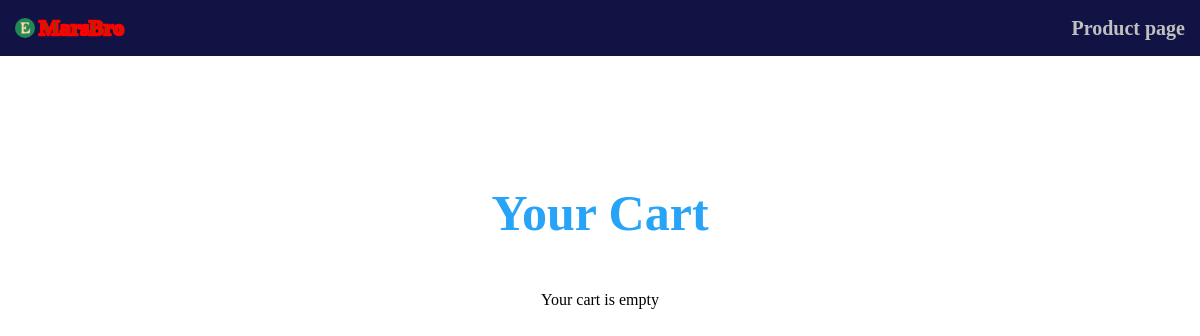
Before: /shop/cart/ (signed in) with the older database file.
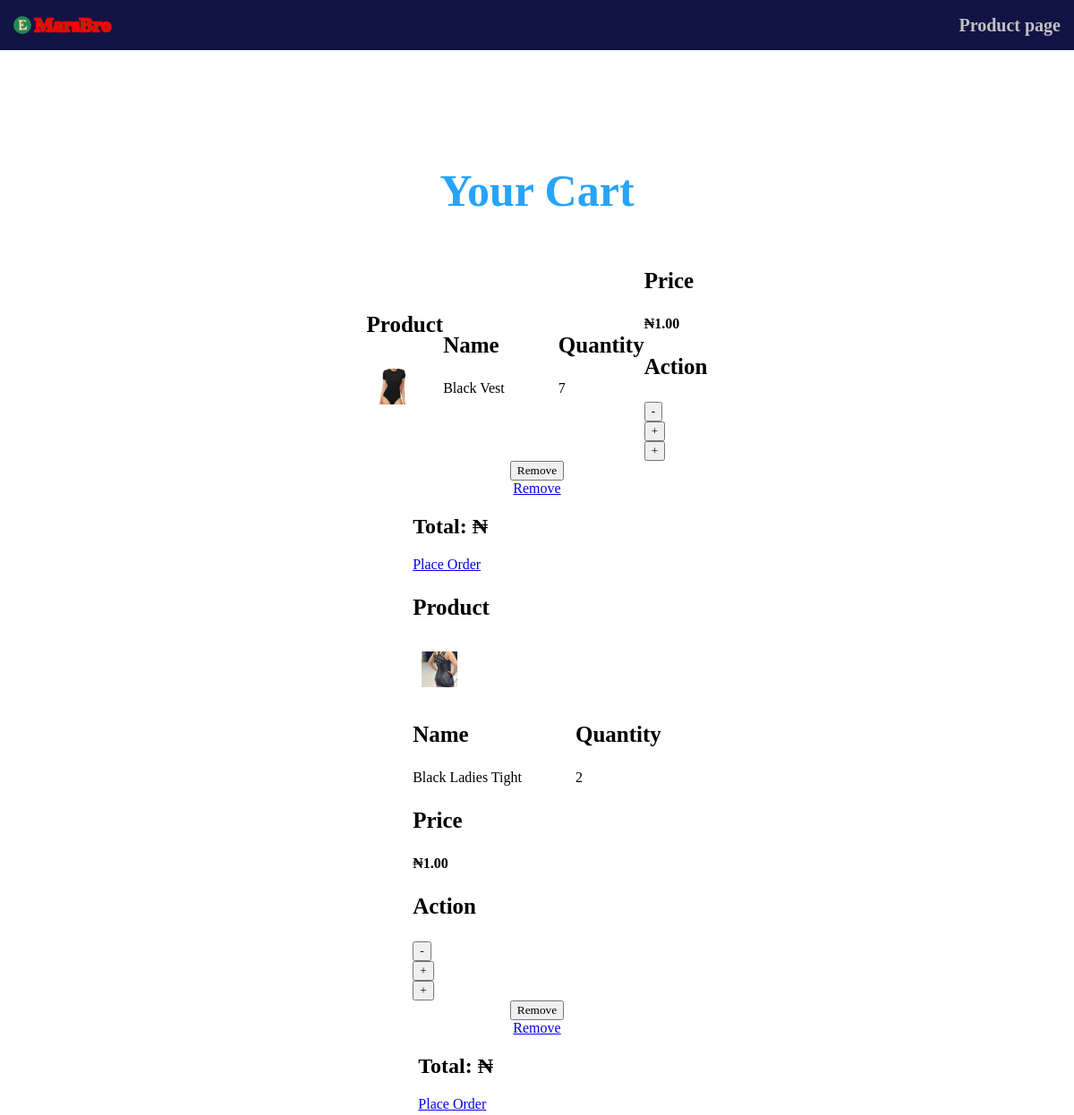
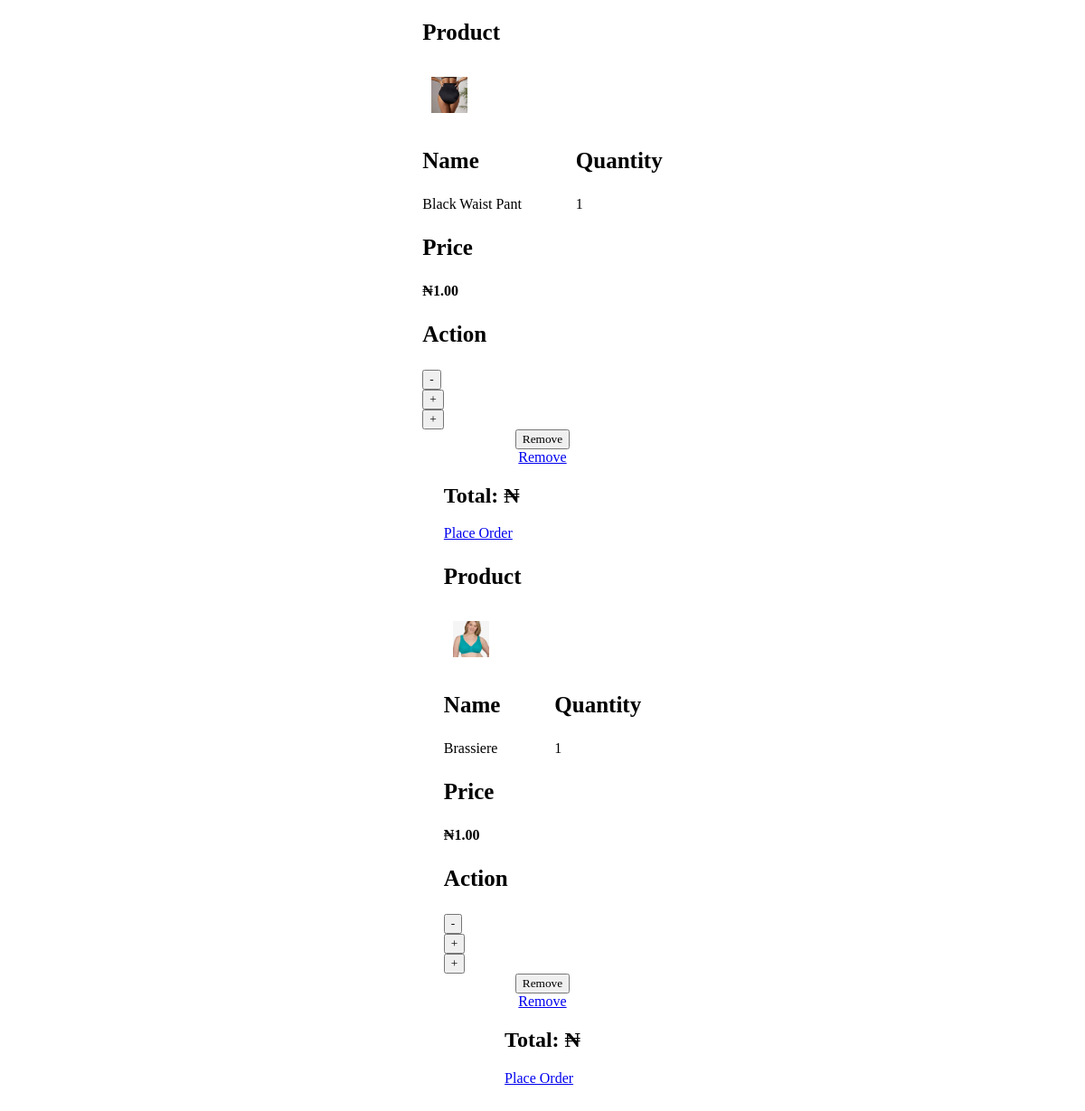
After: the same page with the newer database file (2 pictures, top to bottom).
### shop/models.py (models this page shows, shortened)
class CartItem(models.Model):
    cart = models.ForeignKey(Cart, on_delete=models.CASCADE, related_name='items', )
    product = models.ForeignKey(Products, related_name='cart_items', on_delete=models.CASCADE)
    quantity = models.PositiveIntegerField(default=1)
    total_price = models.DecimalField(max_digits=10, decimal_places=2, default=True)
    date = models.DateTimeField(auto_now_add=True)
    class Meta:
        unique_together = ('cart', 'product')

class Products(models.Model):
    category = models.ForeignKey(Category, on_delete=models.CASCADE, related_name='products')
    owner = models.ForeignKey(
        settings.AUTH_USER_MODEL,
        on_delete=models.CASCADE,
        related_name="products"
    )
    subcategory = models.ForeignKey(
        SubCategory,
        on_delete=models.SET_NULL,
        null=True,
        blank=True,
        related_name="products"
    )
    name = models.CharField(max_length=255, default='')
    product_image = models.ImageField(upload_to='upload', validators=[validationRules])
    price = models.DecimalField(max_digits=10, decimal_places=2)
    stock = models.PositiveIntegerField()
    slug = models.SlugField(max_length=255)
    brand = models.CharField(max_length=100)
    available = models.BooleanField(default=True)
    discount = models.DecimalField(max_digits=5, decimal_places=2, default=0)
    desc = models.TextField(max_length=255)
    date = models.DateTimeField(auto_now_add=True)
    updated = models.DateTimeField(auto_now=True)
    average_rating = models.DecimalField(max_digits=3, decimal_places=2, default=0)
    class Meta:
        verbose_name_plural = "Products"

### shop/views.py (the view)
# urls.py: path('cart/', views.cart_view, name='cart'),
@login_required(login_url='login')
def cart_view(request):
    cart_items, _ = Cart.objects.get_or_create(user=request.user)
    total_price = sum(item.product.price * item.quantity for item in cart_items.items.all())
    return render(request, 'context/cart.html', {
        'cart_items': cart_items,
        'total_price': total_price,
        'cart_count': cart_items.items.count()
    })

### shop/templates/context/cart.html (shortened to what this page needs)
<!doctype html>
{% load cart_tags %}
<html lang="en">
  {% load static %}
  <head>
    <link rel="stylesheet" href="{% static 'css/index.css' %}" />
  </head>
  <body>
    {% block content %}
    <header class="header">
      <a href="" class="myLogo">
        <img src="{% static 'images/favicon3.ico' %}" alt="" />
        <span class="">MarsBro</span>
      </a>
      <div class="cart_product_link">
        <a href="{% url 'products' %}">Product page</a>
      </div>
    </header>
    <div class="carts">
      <div class="cart-urs">
        <h1 class="text-2xl font-bold mb-4">Your Cart</h1>
      </div>
      {% if cart_items.items.all %}
      <div class="cart_container">
        {% for item in cart_items.items.all %}
        <div class="cart_images">
          <h3>Product</h3>
          <span class="cart_product_image">
            <img src="{{ item.product.product_image.url }}" alt="" />
          </span>
        </div>
        <div class="cart_product_name_quantity">
          <div class="cart_product_name">
            <h3>Name</h3>
            <td class="p-3">{{ item.product.name }}</td>
          </div>
          <div class="cart_product_quantity">
            <h3>Quantity</h3>
            <span
              class="decrease_increase_quantity_btn"
              id="quantity-{{ product.id }}"
            >
              {{ item.quantity }}
            </span>
          </div>
        </div>
        <div class="">
          <div class="">
            <h3>Price</h3>
            <strong class="">₦{{ item.total_price }}</strong>
          </div>
          <div class="">
            <h3>Action</h3>
            <div class="">
              <form
                id="cart-item"
                action="{% url 'decrease_quantity' item.product_id%}"
                method="GET"
              >
                <button type="button" class="decrement_btn" id="">-</button>
              </form>
              <form
                id="cart-item"
                action="{% url 'increase_quantity' item.product_id %}"
                method="GET"
              >
                <button type="button" class="" id="">+</button>
              </form>
              <button onclick="increaseQuantity('{{ product.id }}')">+</button>
            </div>
          </div>
        </div>
      </div>
      <button id="remove-cart-item">Remove</button>
      <a
        href="{% url 'remove_from_cart' item.product_id %}"
        class="text-red-500"
        >Remove</a
      >
      <div class="">
        <div class="mt-4 flex justify-between">
          <h2 class="text-xl font-bold">
            Total: ₦{{ item.total_price.get_total_price }}
          </h2>
          <a href="{% url 'checkout' %}" class="">Place Order</a>
        </div>
        {% endfor %}
      </div>
      {% else %}
      <p>Your cart is empty</p>
    </div>
    {% endif %}
    {% endblock content %}
  </body>
</html>

### static/css/index.css (style rules this page uses)
* { box-sizing: border-box; font-family: "Ovo", serif; }
:root { --color-btn: #145bc8; --color-btn-2: #27a4f8; --color-blackground: #121345; --color-eaf: #eaf; --color-viomes: #c20cf0; --color-secondary: #008080; --color-white: #ffffff; --color-deno: #020340; --color-text: #fff5ee; --color-text-dark: #050200; --color-text-2: #c0c0c0; --color-pups: #800080; }
body { padding: 0; margin: 0; height: 100vh; font-family: "Montserrat", Arial, sans-serif; }
.header { background-color: var(--color-blackground); display: flex; align-items: center; justify-content: space-between; width: 100%; padding: 15px; max-height: 60px; left: 0; top: 0; position: fixed; z-index: 1; }
.myLogo { display: flex; align-items: center; gap: 2%; text-decoration: none; }
.myLogo img { object-fit: cover; border-radius: 50%; width: 20px; height: 20px; }
.myLogo span { padding-left: 2px; font-size: 22px; font-weight: 600; color: #008000; -webkit-text-stroke: 2.5px #ff0000; }
.cart_product_link a { color: #c0c0c0; font-size: 20px; font-weight: 600; text-decoration: none; }
.carts { padding: 30px 40px; margin-top: 10%; margin-bottom: 5%; display: flex; align-items: center; flex-direction: column; justify-content: center; }
.cart-urs { color: #27a4f8; font-size: 25px; font-weight: 600; }
.cart_container { display: flex; align-items: center; justify-content: space-between; }
.cart_images { display: flex; align-items: start; flex-direction: column; justify-content: start; }
h3 { font-size: 25px; font-weight: 600; }
.cart_product_image img { object-fit: cover; width: 60px; height: 60px; padding: 10px 10px; border-radius: 4px; }
.cart_product_name_quantity { display: flex; align-items: center; justify-content: space-evenly; gap: 60px; }
.myLogo { display: flex; align-items: center; justify-content: space-evenly; gap: 2px; }

Changed rows visible on the page:
added CartItem: product.product_image (picture), product.name "Black Vest", quantity "7", total_price "1.00"
added CartItem: product.product_image (picture), product.name "Black Ladies Tight", quantity "2", total_price "1.00"
added CartItem: product.product_image (picture), product.name "Black Waist Pant", quantity "1", total_price "1.00"
added CartItem: product.product_image (picture), product.name "Brassiere", quantity "1", total_price "1.00"
Other visible differences:
text no longer shown: "Your cart is empty"
